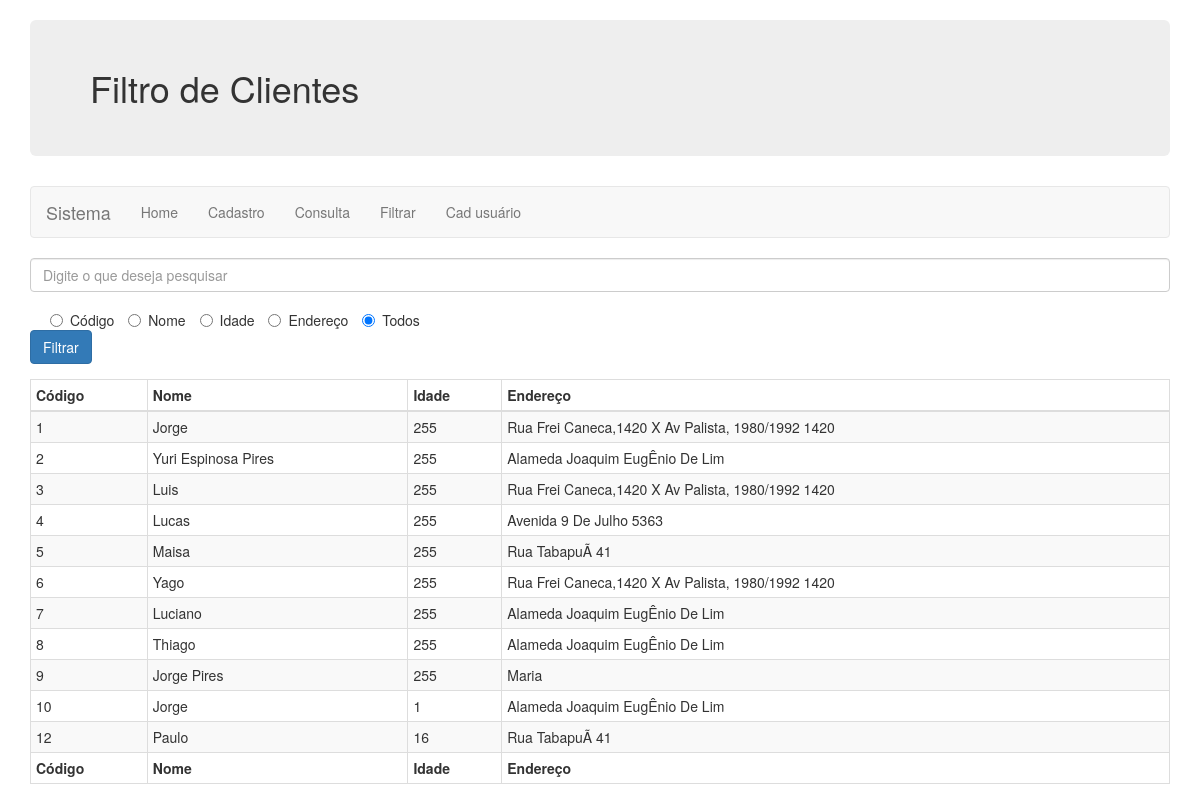
Page /filtro-clientes.php (signed in) on the committed database.
### tables this page shows
CREATE TABLE `cliente` (
  `idCliente` bigint(20) NOT NULL,
  `nome` varchar(200) NOT NULL,
  `idade` int(11) NOT NULL,
  `endereco` varchar(100) NOT NULL
);

### modelo/usuario.class.php (called while the page is built, shortened)
<?php
class Usuario {
  public function __get($a){ return $this->$a; }
}

### dao/conexaobanco.class.php (called while the page is built, shortened)
<?php
class ConexaoBanco extends PDO {
  private static $instance = null;
  public static function getInstance(){
    if(!isset(self::$instance)){
      try{
        self::$instance = new ConexaoBanco("mysql:dbname=cadastro_cliente;host=localhost","root","");
      }catch(PDOException $e){
        echo "Erro ao conectar! ".$e;
      }
    }
    return self::$instance;
  }
}

### dao/clientedao.class.php (called while the page is built, shortened)
<?php
require 'conexaobanco.class.php';
 class ClienteDAO {
   private $conexao = null;
   public function __construct(){
     $this->conexao = ConexaoBanco::getInstance();
   }
   public function buscarCliente(){
     try {
       $stat = $this->conexao->query("select * from cliente");
       $array = $stat->fetchAll(PDO::FETCH_CLASS, 'Cliente');
       return $array;
     }catch(PDOException $pe){
       echo "erro ao buscar Clientes no banco!".$pe;
     }
   }
 }

### modelo/cliente.class.php (called while the page is built, shortened)
<?php
class Cliente {
  public function __get($a){return $this->$a;}
}

### filtro-clientes.php (the view, shortened to what this page needs)
<?php
if(isset($_SESSION['privateUser'])){
  include_once 'modelo/usuario.class.php';
}else{
  header("location:index.php");
}
?>
<!DOCTYPE html>
<html lang="pt-br">
  <head>
    <link rel="stylesheet" href="https://maxcdn.bootstrapcdn.com/bootstrap/3.3.7/css/bootstrap.min.css">
  </head>
  <body>
    <div class="container">
      <h1 class="jumbotron bg-info">Filtro de Clientes</h1>
      <nav class="navbar navbar-default">
        <div class="container-fluid">
          <div class="navbar-header">
            <a class="navbar-brand" href="#">Sistema</a>
          </div>
          <ul class="nav navbar-nav">
            <?php
            if(isset($_SESSION['privateUser'])){
              include_once 'modelo/usuario.class.php';
              $u = unserialize($_SESSION['privateUser']);
              if($u->tipo == 'Adm'){
            ?>
                 <li><a href="index.php">Home</a></li>
                <li><a href="cadastro-clientes.php">Cadastro</a></li>
                <li><a href="consulta-clientes.php">Consulta</a></li>
                <li><a href="filtro-clientes.php">Filtrar</a></li>
                <li><a href="cadastro-usuario.php">Cad usuário</a></li>
            <?php
              }else if($u->tipo == 'Visitante'){
              ?>
                <li class="active"><a href="index.php">Home</a></li>
                <li><a href="cadastro-clientes.php">Cadastro</a></li>
              <?php
              }
            }else{
            ?>
            <li class="active"><a href="index.php">Home</a></li>
            <?php
            }
            ?>
          </ul>
        </div>
      </nav>
      <form name="filtrocliente" method="post" action="">
        <div class="form-group">
          <input type="text" name="txtpesquisa" class="form-control"
                 placeholder="Digite o que deseja pesquisar">
        </div>
        <div class="radio-inline">
          <label class="radio-inline">
          <input type="radio" name="rdfiltro" value="idcliente">
          Código</label>
          <label class="radio-inline">
          <input type="radio" name="rdfiltro" value="nome">
          Nome</label>
          <label class="radio-inline">
          <input type="radio" name="rdfiltro" value="idade">
          Idade</label>
          <label class="radio-inline">
          <input type="radio" name="rdfiltro" value="endereco">
          Endereço</label>
          <label class="radio-inline">
          <input type="radio" name="rdfiltro" value="todos"
                 checked="checked">
          Todos</label>
        </div>
        <div class="form-group">
          <input type="submit" name="filtrar" value="Filtrar"
                 class="btn btn-primary">
        </div>
      </form>
      <?php
      include 'dao/clientedao.class.php';
      include 'modelo/cliente.class.php';
      if(isset($_POST['filtrar'])){
        $pesq = "";
        $pesq = $_POST['txtpesquisa'];
        $query = "";
        if($pesq != ""){
          $filtro = $_POST['rdfiltro'];
          if($filtro == 'idcliente'){
            $query = "where idcliente = ".$pesq;
          }else if($filtro == 'nome'){
            $query = "where nome like '%".$pesq."%'";
          }else if($filtro == 'idade'){
            $query = "where idade like '%".$pesq."%'";
          }else if($filtro == 'endereco'){
            $query = "where endereco like '%".$pesq."%'";
          }else{
            $query = "";
          }
        }
        $cliDAO = new ClienteDAO();
        $array = $cliDAO->filtrar($query);
        unset($_POST['filtrar']);
      } else {
        $cliDAO = new ClienteDAO();
        $array = $cliDAO->buscarCliente();
      }
      if(count($array) != 0) {
      ?>
      <div class="table-responsive">
        <table class="table table-striped table-bordered table-hover table-condensed">
          <thead>
            <tr>
              <th>Código</th>
              <th>Nome</th>
              <th>Idade</th>
              <th>Endereço</th>
            </tr>
          </thead>
          <tfoot>
            <tr>
              <th>Código</th>
              <th>Nome</th>
              <th>Idade</th>
              <th>Endereço</th>
            </tr>
          </tfoot>
          <tbody>
            <?php
            foreach($array as $a){
              echo "<tr>";
                echo "<td>$a->idCliente</td>";
                echo "<td>$a->nome</td>";
                echo "<td>$a->idade</td>";
                echo "<td>$a->endereco</td>";
              echo "</tr>";
            }
            ?>
          </tbody>
        </table>
      </div>
      <?php
      } else {
        echo "<h2>Não há cliente(s) para ser(em) exibidos!</h2>";
      }
      ?>
    </div>
  </body>
</html>

### rows in the picture
cliente: idCliente "1", nome "Jorge", idade "255", endereco "Rua Frei Caneca,1420 X Av Palista, 1980/1992 1420"
cliente: idCliente "2", nome "Yuri Espinosa Pires", idade "255", endereco "Alameda Joaquim EugÊnio De Lim"
cliente: idCliente "3", nome "Luis", idade "255", endereco "Rua Frei Caneca,1420 X Av Palista, 1980/1992 1420"
cliente: idCliente "4", nome "Lucas", idade "255", endereco "Avenida 9 De Julho 5363"
cliente: idCliente "5", nome "Maisa", idade "255", endereco "Rua TabapuÃ 41"
cliente: idCliente "6", nome "Yago", idade "255", endereco "Rua Frei Caneca,1420 X Av Palista, 1980/1992 1420"
cliente: idCliente "7", nome "Luciano", idade "255", endereco "Alameda Joaquim EugÊnio De Lim"
cliente: idCliente "8", nome "Thiago", idade "255", endereco "Alameda Joaquim EugÊnio De Lim"
cliente: idCliente "9", nome "Jorge Pires", idade "255", endereco "Maria"
cliente: idCliente "10", nome "Jorge", idade "1", endereco "Alameda Joaquim EugÊnio De Lim"
cliente: idCliente "12", nome "Paulo", idade "16", endereco "Rua TabapuÃ 41"
